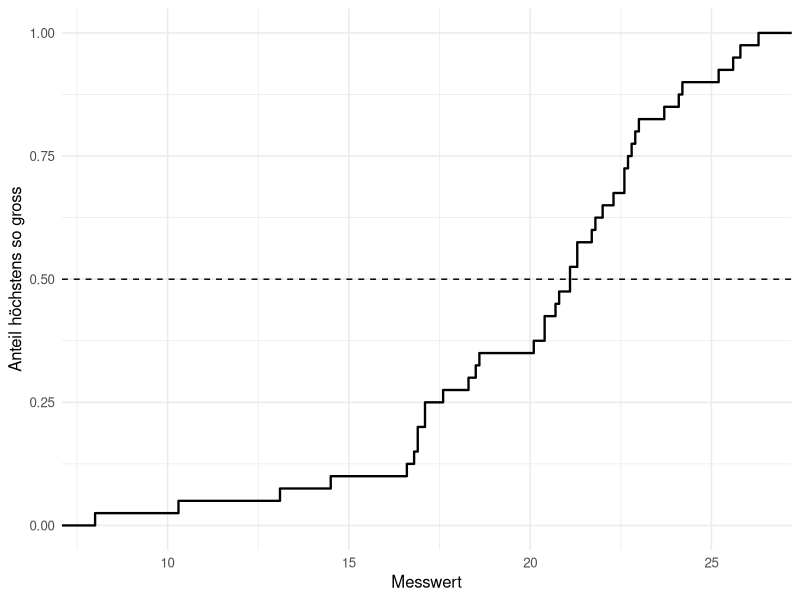
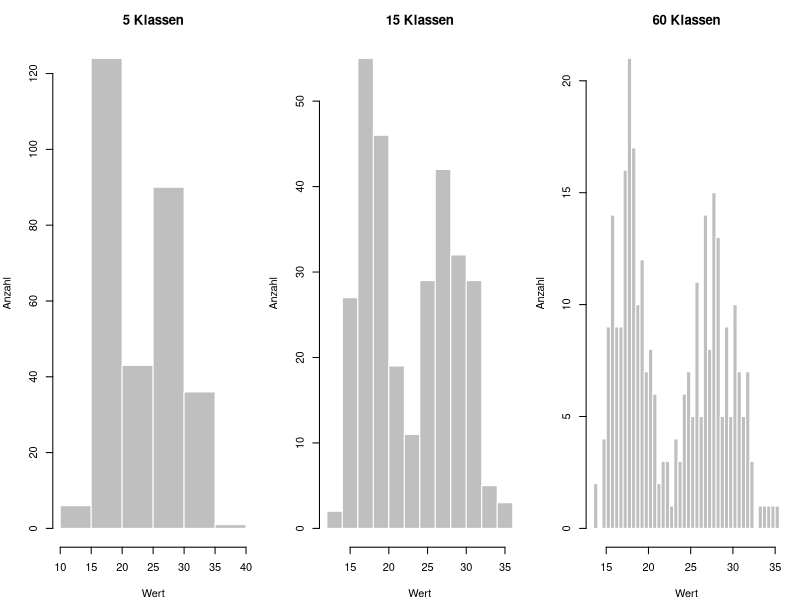
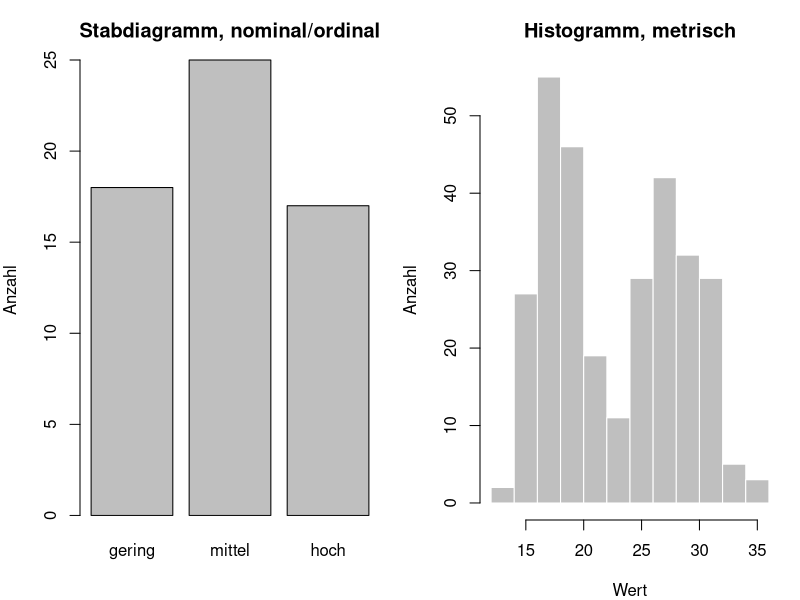

R code for these plots, in order:
## ---- chunk 1
#| label: setup-r
#| include: false
library(ggplot2)
library(dplyr)

theme_set(theme_minimal(base_size = 12))
set.seed(42)
## ---- chunk 2
#| label: haeufigkeit-r
zufriedenheit <- factor(
  sample(c("gering", "mittel", "hoch"), 60, replace = TRUE,
         prob = c(0.2, 0.5, 0.3)),
  levels = c("gering", "mittel", "hoch")
)

table(zufriedenheit)                        # absolut: wie viele?
round(prop.table(table(zufriedenheit)), 3)  # relativ: welcher Anteil?
cumsum(prop.table(table(zufriedenheit)))    # kumuliert: hoechstens diese Stufe
## ---- chunk 3
#| label: fig-ecdf-r
#| fig-cap: "Empirische Verteilungsfunktion. Jeder Sprung entspricht einer Beobachtung."
x <- round(rnorm(40, mean = 20, sd = 4), 1)

ggplot(data.frame(x), aes(x)) +
  stat_ecdf(geom = "step", linewidth = 0.8) +
  geom_hline(yintercept = 0.5, linetype = "dashed") +
  labs(x = "Messwert", y = "Anteil höchstens so gross")
## ---- chunk 4
#| label: fig-klassen-r
#| fig-cap: "Dieselben 300 Werte mit 5, 15 und 60 Klassen. Links verschwindet die Struktur, rechts entsteht Rauschen."
#| fig-height: 3.2
werte <- c(rnorm(150, 18, 2), rnorm(150, 28, 3))

par(mfrow = c(1, 3), mar = c(4, 4, 3, 1))
for (k in c(5, 15, 60)) {
  hist(werte, breaks = k, col = "grey75", border = "white",
       main = paste(k, "Klassen"), xlab = "Wert", ylab = "Anzahl")
}
## ---- chunk 5
#| label: fig-stab-hist-r
#| fig-cap: "Links Kategorien mit Abstand, rechts ein Kontinuum ohne Lücken."
#| fig-height: 3.2
par(mfrow = c(1, 2), mar = c(4, 4, 3, 1))
barplot(table(zufriedenheit), col = "grey75",
        main = "Stabdiagramm, nominal/ordinal", ylab = "Anzahl")
hist(werte, breaks = 15, col = "grey75", border = "white",
     main = "Histogramm, metrisch", xlab = "Wert", ylab = "Anzahl")
